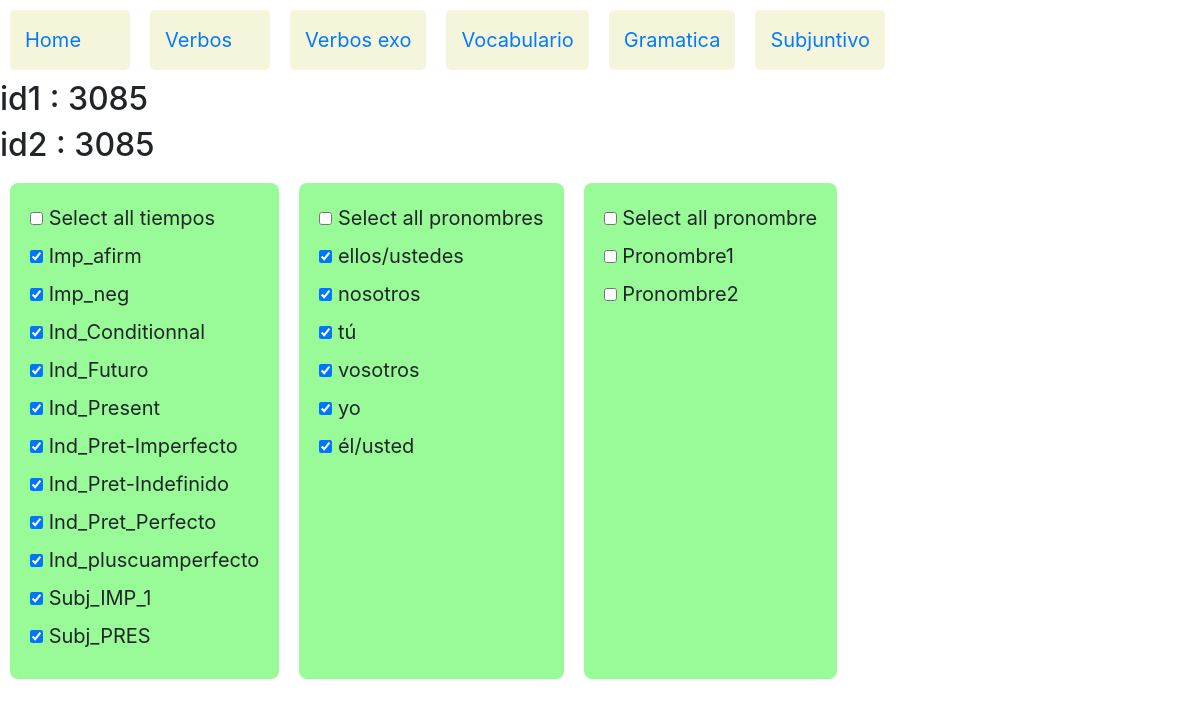
Page /verbos/palabras/3085/3085 on the earlier database version.
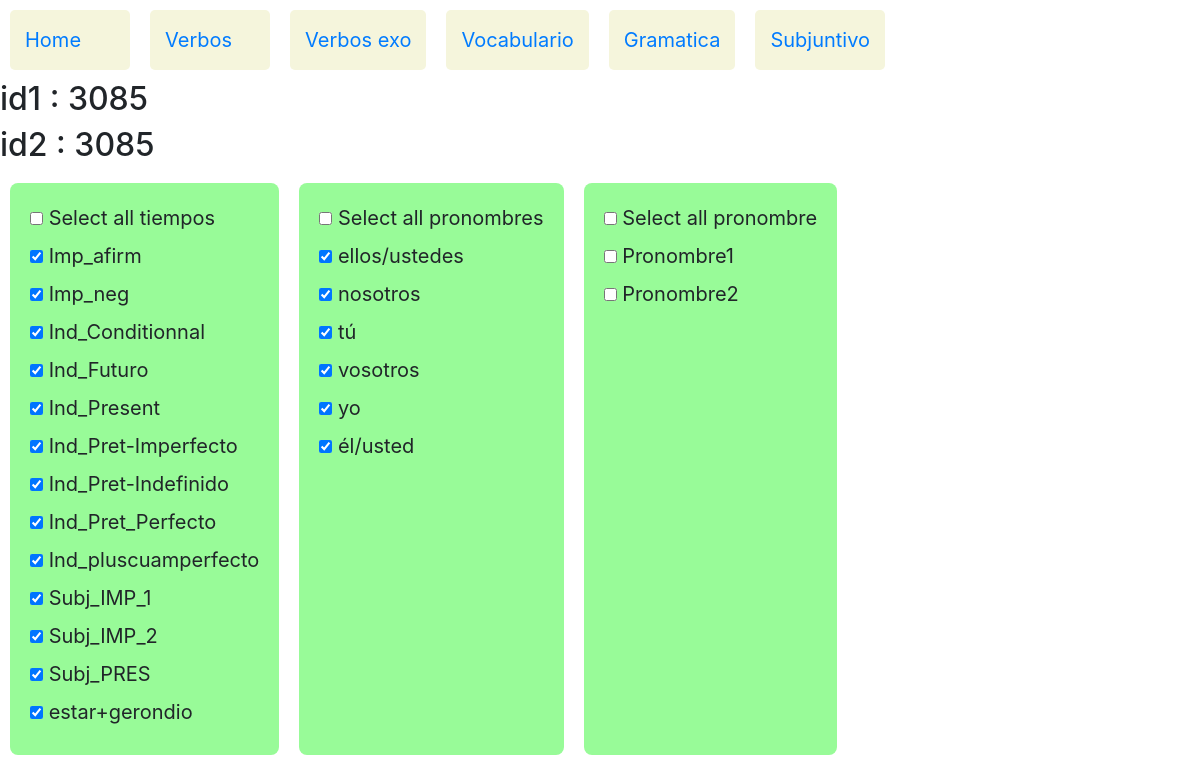
Same page on the later database version.
### verbos/models.py (models this page shows)
class Tiempo(models.Model):
    tiempo=models.CharField(max_length=30)
    tiemposeq=models.IntegerField(null=True)
    def __str__(self):
        return self.tiempo

class Pronombre(models.Model):
    pronombre=models.CharField(max_length=13)
    pronombreseq=models.IntegerField(null=True)
    def __str__(self):
        return self.pronombre

### verbos/views.py (the view)
# urls.py: path('palabras/<int:id1>/<int:id2>',views.palabras,name='palabras'),
def palabras(request,id1,id2):
    verbos = Verbo.objects.all()
    tiempos = Tiempo.objects.all()
    pronombres = Pronombre.objects.all()
    verbotipos = Verbotipo.objects.all()
    myset=(tiempos,pronombres,verbotipos)
    jstiempos=jslist(tiempos)
    jspronombres=jslist(pronombres)
    jsverbotipos=jslist(verbotipos)
    context= {
            "id1" : id1,
            "id2" : id2,
            "verbos" : verbos,
            "tiempos" : tiempos ,
            "pronombres" : pronombres,
            "verbotipos" : verbotipos,
            "myset" : myset,
            "jstiempos" : jstiempos,
            "jsverbotipos" : jsverbotipos,
            "jspronombres" : jspronombres
            }
    return render(request,"verbos/palabras.html",context)

### verbos/views.py (called while the page is built)
def jslist(myqueryset):
    jstname=myqueryset.model.__name__
    jstlst=[]
    for item in myqueryset:
        jstlst.append([jstname,item.id])
    return jstlst

### verbos/templates/verbos/palabras.html (shortened to what this page needs)
{% extends 'verbos/layout.html' %}
{% block body1 %}
	<h2> id1 : {{ id1 }} </h2>
	<h2> id2 : {{ id2 }} </h2>
	<form action= "{% url 'palabras' id1='10' id2='20' %}"  method ="post">
	<div id="container" >
		<div>
			<input type="checkbox" data-type="tiempo" id="tiempo" name="checktodos" >
			<label for="tiempo"> Select all tiempos </label>
			<br>
			{% for tiempo in tiempos %}
			<input type="checkbox" id="Tiempo-{{tiempo.id}}"  name="tiempo"  data-storage="true" >
			<label for="Tiempo-{{tiempo.id}}"> {{tiempo}}   </label>
			<br>
			{% endfor %}
		</div>
		<div>
			<input type="checkbox" data-type="pronombre" id="pronombre" name="checktodos" >
			<label for="pronombre"> Select all pronombres </label>
			<br>
			{% for pronombre  in pronombres %}
			<input type="checkbox" id="Pronombre-{{pronombre.id}}"  name="pronombre"  data-storage="true" >
			<label for="Pronombre-{{pronombre.id}}"> {{pronombre}}   </label>
			<br>
			{% endfor %}
		</div>
		<div>
			<input type="checkbox" data-type="pronombre" id="pronombre" name="checktodos" >
			<label for="pronombre"> Select all pronombre </label>
			<br>
			<input type="checkbox" id="pronombre1" name="pronombre" >
			<label for="pronombre1"> Pronombre1  </label>
			<br>
			<input type="checkbox" id="pronombre2" name="pronombre" >
			<label for="pronombre2"> Pronombre2  </label>
			<br>
		</div>
	</div>
	</form>
{% endblock %}

Differences in the rows shown:
added Tiempo: tiempo "Subj_IMP_2"
added Tiempo: tiempo "estar+gerondio"
